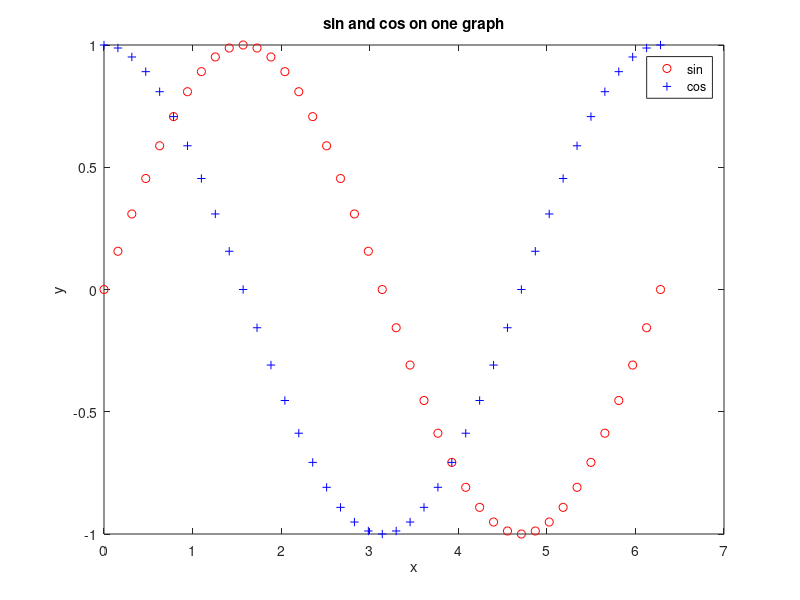

Write MATLAB code to recreate this figure.
clf 
x=0:2*pi/40:2*pi;
y=sin(x);
figure(1)
plot(x,y,"ro")
hold on 
y=cos(x);
plot(x,y,"b+")
legend("sin","cos")
xlabel("x")
ylabel("y")
title("sin and cos on one graph")

